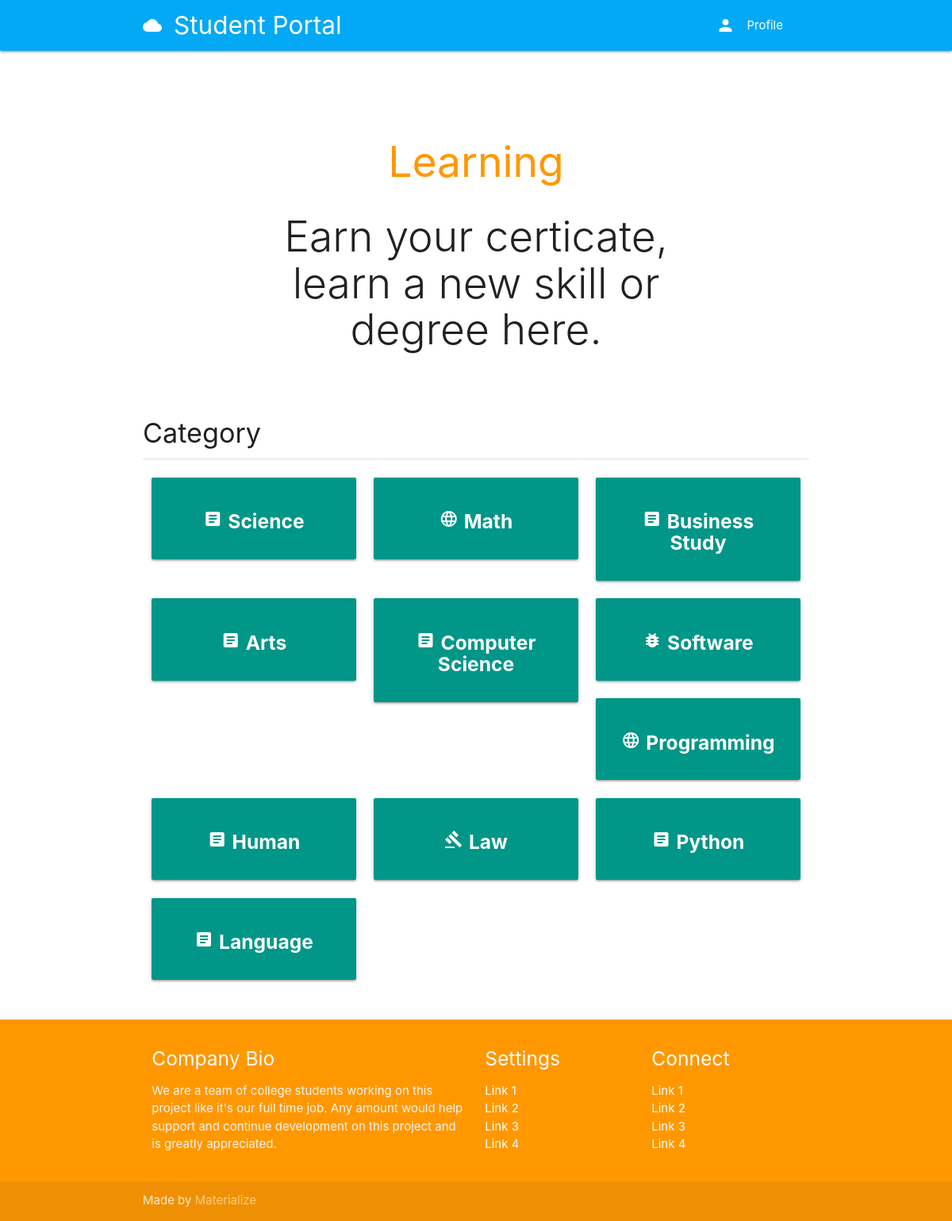
/course/categories/, run on the app's committed database.
### classroom/models.py (models this page shows, shortened)
class Category(models.Model):
    title = models.CharField(max_length=100, verbose_name='Title')
    icon = models.CharField(max_length=100, verbose_name='Icon', default='article')
    slug = models.SlugField(unique=True)

### classroom/views.py (the view)
# urls.py: path('categories/', categories, name='categories'),
def categories(request):
    categories = Category.objects.all()
    context = {
        'categories': categories,
    }
    template = loader.get_template('classroom/categories.html')
    return HttpResponse(template.render(context, request))

### authy/views.py (called while the page is built)
def side_nav_info(request):
	user = request.user
	nav_profile = None
	if user.is_authenticated:
		nav_profile = Profile.objects.get(user=user)
	return {'nav_profile': nav_profile}

### student_portal/templates/classroom/categories.html
{% extends 'base.html' %}
{% load static %}
{% block banner %}
  <div class="section no-pad-bot" id='index-banner'>
    <div class="container">
      <br><br>
      <h2 class="header orange-text center">Learning</h2>
      <h2 class="header col s12 light center">Earn your certicate, learn a new skill or degree here.</h2>
    </div>
    <br>
  </div>
{% endblock %}
{% block content %}
  <div class="section">
    <h4>Category</h4>
    <div class="divider"></div>
  </div>
  <div class="row">
    {% for category in categories %}
    <a href="{% url 'category_courses' category.slug %}">
      <div class="col s12 m4">
        <div class="card-panel teal center-align white-text">
          <h5 class="white-text"><i class="material-icons">{{ category.icon }}</i> <b>{{ category.title }}</b></h5>
        </div>
      </div>
    </a>
    {% endfor %}
  </div>
{% endblock %}

### data on the page
Category: title "Science"
Category: title "Math"
Category: title "Business Study"
Category: title "Arts"
Category: title "Computer Science"
Category: title "Software"
Category: title "Programming"
Category: title "Human"
Category: title "Law"
Category: title "Python"
Category: title "Language"
